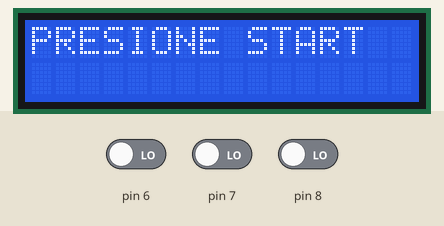
Recording of a sketch running on a simulated Arduino Uno, built with avr-gcc and run on an emulated ATmega328P. On the bench: 16×2 character LCD. The inputs (shaded band) are chosen by the test bench; at power-on: pin 6 LOW, pin 7 LOW, pin 8 LOW.

Above: at 4.3 s.
4.4 s: pin 6 driven HIGH
7.4 s: pin 7 driven HIGH
At 8.8 s:
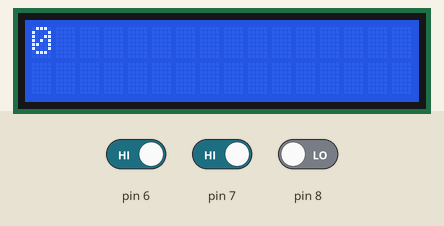
10.4 s: pin 7 driven LOW
13.4 s: pin 7 driven HIGH
At 13.55 s:
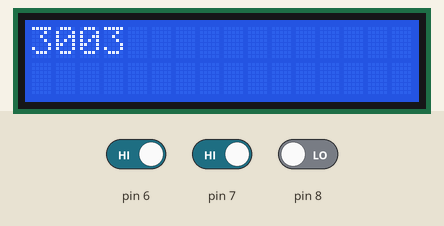
Timing chart, 0 to 16.2 s (numbered marks = the images above; inputs shaded):
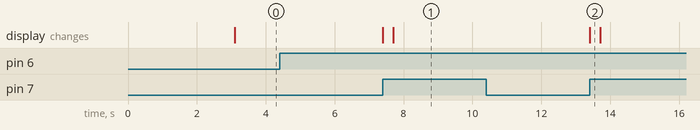

Measured:
- after the input at 4.4 s, every drawn part: stays the same
- after the input at 7.4 s, the display: first changes at once (image 1 shows a later state)
- after the input at 10.4 s, every drawn part: stays the same
- after the input at 13.4 s, the display: changes at once (image 2)

The sketch:

Cronometro_1.0.ino
```cpp
#include<Wire.h>
#include <LiquidCrystal_I2C.h>
LiquidCrystal_I2C lcd(0x27,16,2);
//variable LCD
const byte columna = 0;
byte fila;
const byte columna2 = 1;
byte fila2;
String contenido1;
String contenido2;
//Variables pulsadores
boolean est_start;
boolean est_reset;
boolean est_stop;
//RESET DE MILLIS
extern volatile unsigned long timer0_millis;
unsigned long new_value = 0;

void setup() {
  lcd.init();
  lcd.backlight();
  pinMode(6, INPUT);
  pinMode(7, INPUT);
  pinMode(8, INPUT);
  contenido1= "INICIANDO";
  contenido2= "CRONOMETRO";
  Visual();
  delay(3000);
  contenido1= "PRESIONE START";
  contenido2= "";
  Visual();
}

void loop() {
  pulsadores();
  if(est_start == 1){
    start();
  }
}

void pulsadores(){
  est_start = digitalRead(6);
  est_stop = digitalRead(7);
  est_reset = digitalRead(8);
}

void menu(){

}

void Visual(){    //Configuro lo que se visualizara en el LCD
  lcd.clear();
  lcd.setCursor(fila,columna);
  lcd.print(contenido1);
  lcd.setCursor(fila2,columna2);
  lcd.print(contenido2);
}

void start(){
    setMillis(new_value);
    byte val = 1;
    while(val == 1){
      contenido1 = millis();
      Visual();
      pulsadores();
      if(est_stop == 1){
        val = 0;
      }
    }
}


void setMillis(unsigned long new_millis){
  uint8_t oldSREG = SREG;
  cli();
  timer0_millis = new_millis;
  SREG = oldSREG;
}
```
